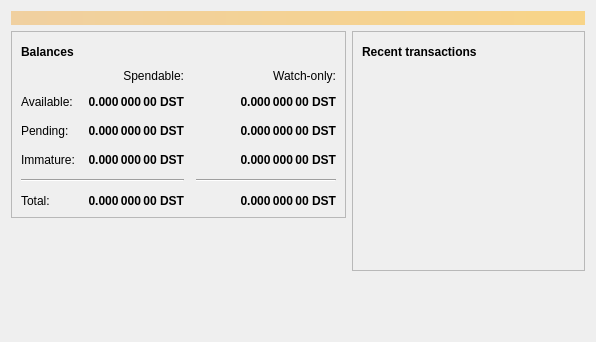
<?xml version="1.0" encoding="UTF-8"?>
<ui version="4.0">
 <class>OverviewPage</class>
 <widget class="QWidget" name="OverviewPage">
  <property name="geometry">
   <rect>
    <x>0</x>
    <y>0</y>
    <width>596</width>
    <height>342</height>
   </rect>
  </property>
  <property name="windowTitle">
   <string>Form</string>
  </property>
  <layout class="QVBoxLayout" name="topLayout">
   <item>
    <widget class="QLabel" name="labelAlerts">
     <property name="visible">
      <bool>false</bool>
     </property>
     <property name="styleSheet">
      <string notr="true">background-color: qlineargradient(x1: 0, y1: 0, x2: 1, y2: 0, stop:0 #F0D0A0, stop:1 #F8D488); color:#000000;</string>
     </property>
     <property name="wordWrap">
      <bool>true</bool>
     </property>
     <property name="margin">
      <number>3</number>
     </property>
    </widget>
   </item>
   <item>
    <layout class="QHBoxLayout" name="horizontalLayout" stretch="1,1">
     <item>
      <layout class="QVBoxLayout" name="verticalLayout_2">
       <item>
        <widget class="QFrame" name="frame">
         <property name="frameShape">
          <enum>QFrame::StyledPanel</enum>
         </property>
         <property name="frameShadow">
          <enum>QFrame::Raised</enum>
         </property>
         <layout class="QVBoxLayout" name="verticalLayout_4">
          <item>
           <layout class="QHBoxLayout" name="horizontalLayout_4">
            <item>
             <widget class="QLabel" name="label_5">
              <property name="font">
               <font>
                <weight>75</weight>
                <bold>true</bold>
               </font>
              </property>
              <property name="text">
               <string>Balances</string>
              </property>
             </widget>
            </item>
            <item>
             <widget class="QPushButton" name="labelWalletStatus">
              <property name="enabled">
               <bool>false</bool>
              </property>
              <property name="maximumSize">
               <size>
                <width>30</width>
                <height>16777215</height>
               </size>
              </property>
              <property name="toolTip">
               <string>The displayed information may be out of date. Your wallet automatically synchronizes with the Stardust network after a connection is established, but this process has not completed yet.</string>
              </property>
              <property name="text">
               <string/>
              </property>
              <property name="icon">
               <iconset resource="../stardust.qrc">
                <normaloff>:/icons/warning</normaloff>
                <disabledoff>:/icons/warning</disabledoff>:/icons/warning</iconset>
              </property>
              <property name="iconSize">
               <size>
                <width>24</width>
                <height>24</height>
               </size>
              </property>
              <property name="flat">
               <bool>true</bool>
              </property>
             </widget>
            </item>
            <item>
             <spacer name="horizontalSpacer_3">
              <property name="orientation">
               <enum>Qt::Horizontal</enum>
              </property>
              <property name="sizeHint" stdset="0">
               <size>
                <width>40</width>
                <height>20</height>
               </size>
              </property>
             </spacer>
            </item>
           </layout>
          </item>
          <item>
           <layout class="QGridLayout" name="gridLayout">
            <property name="spacing">
             <number>12</number>
            </property>
            <item row="2" column="2">
             <widget class="QLabel" name="labelWatchPending">
              <property name="font">
               <font>
                <weight>75</weight>
                <bold>true</bold>
               </font>
              </property>
              <property name="cursor">
               <cursorShape>IBeamCursor</cursorShape>
              </property>
              <property name="toolTip">
               <string>Unconfirmed transactions to watch-only addresses</string>
              </property>
              <property name="text">
               <string notr="true">0.000 000 00 DST</string>
              </property>
              <property name="alignment">
               <set>Qt::AlignRight|Qt::AlignTrailing|Qt::AlignVCenter</set>
              </property>
              <property name="textInteractionFlags">
               <set>Qt::LinksAccessibleByMouse|Qt::TextSelectableByKeyboard|Qt::TextSelectableByMouse</set>
              </property>
             </widget>
            </item>
            <item row="2" column="1">
             <widget class="QLabel" name="labelUnconfirmed">
              <property name="font">
               <font>
                <weight>75</weight>
                <bold>true</bold>
               </font>
              </property>
              <property name="cursor">
               <cursorShape>IBeamCursor</cursorShape>
              </property>
              <property name="toolTip">
               <string>Total of transactions that have yet to be confirmed, and do not yet count toward the spendable balance</string>
              </property>
              <property name="text">
               <string notr="true">0.000 000 00 DST</string>
              </property>
              <property name="alignment">
               <set>Qt::AlignRight|Qt::AlignTrailing|Qt::AlignVCenter</set>
              </property>
              <property name="textInteractionFlags">
               <set>Qt::LinksAccessibleByMouse|Qt::TextSelectableByKeyboard|Qt::TextSelectableByMouse</set>
              </property>
             </widget>
            </item>
            <item row="3" column="2">
             <widget class="QLabel" name="labelWatchImmature">
              <property name="font">
               <font>
                <weight>75</weight>
                <bold>true</bold>
               </font>
              </property>
              <property name="cursor">
               <cursorShape>IBeamCursor</cursorShape>
              </property>
              <property name="toolTip">
               <string>Mined balance in watch-only addresses that has not yet matured</string>
              </property>
              <property name="text">
               <string notr="true">0.000 000 00 DST</string>
              </property>
              <property name="alignment">
               <set>Qt::AlignRight|Qt::AlignTrailing|Qt::AlignVCenter</set>
              </property>
              <property name="textInteractionFlags">
               <set>Qt::LinksAccessibleByMouse|Qt::TextSelectableByKeyboard|Qt::TextSelectableByMouse</set>
              </property>
             </widget>
            </item>
            <item row="4" column="0" colspan="2">
             <widget class="Line" name="line">
              <property name="orientation">
               <enum>Qt::Horizontal</enum>
              </property>
             </widget>
            </item>
            <item row="4" column="2">
             <widget class="Line" name="lineWatchBalance">
              <property name="sizePolicy">
               <sizepolicy hsizetype="Preferred" vsizetype="Fixed">
                <horstretch>0</horstretch>
                <verstretch>0</verstretch>
               </sizepolicy>
              </property>
              <property name="minimumSize">
               <size>
                <width>140</width>
                <height>0</height>
               </size>
              </property>
              <property name="orientation">
               <enum>Qt::Horizontal</enum>
              </property>
             </widget>
            </item>
            <item row="5" column="0">
             <widget class="QLabel" name="labelTotalText">
              <property name="text">
               <string>Total:</string>
              </property>
             </widget>
            </item>
            <item row="3" column="1">
             <widget class="QLabel" name="labelImmature">
              <property name="font">
               <font>
                <weight>75</weight>
                <bold>true</bold>
               </font>
              </property>
              <property name="cursor">
               <cursorShape>IBeamCursor</cursorShape>
              </property>
              <property name="toolTip">
               <string>Mined balance that has not yet matured</string>
              </property>
              <property name="text">
               <string notr="true">0.000 000 00 DST</string>
              </property>
              <property name="alignment">
               <set>Qt::AlignRight|Qt::AlignTrailing|Qt::AlignVCenter</set>
              </property>
              <property name="textInteractionFlags">
               <set>Qt::LinksAccessibleByMouse|Qt::TextSelectableByKeyboard|Qt::TextSelectableByMouse</set>
              </property>
             </widget>
            </item>
            <item row="2" column="3">
             <spacer name="horizontalSpacer_2">
              <property name="orientation">
               <enum>Qt::Horizontal</enum>
              </property>
              <property name="sizeHint" stdset="0">
               <size>
                <width>40</width>
                <height>20</height>
               </size>
              </property>
             </spacer>
            </item>
            <item row="3" column="0">
             <widget class="QLabel" name="labelImmatureText">
              <property name="text">
               <string>Immature:</string>
              </property>
             </widget>
            </item>
            <item row="5" column="1">
             <widget class="QLabel" name="labelTotal">
              <property name="font">
               <font>
                <weight>75</weight>
                <bold>true</bold>
               </font>
              </property>
              <property name="cursor">
               <cursorShape>IBeamCursor</cursorShape>
              </property>
              <property name="toolTip">
               <string>Your current total balance</string>
              </property>
              <property name="text">
               <string notr="true">0.000 000 00 DST</string>
              </property>
              <property name="alignment">
               <set>Qt::AlignRight|Qt::AlignTrailing|Qt::AlignVCenter</set>
              </property>
              <property name="textInteractionFlags">
               <set>Qt::LinksAccessibleByMouse|Qt::TextSelectableByKeyboard|Qt::TextSelectableByMouse</set>
              </property>
             </widget>
            </item>
            <item row="5" column="2">
             <widget class="QLabel" name="labelWatchTotal">
              <property name="font">
               <font>
                <weight>75</weight>
                <bold>true</bold>
               </font>
              </property>
              <property name="cursor">
               <cursorShape>IBeamCursor</cursorShape>
              </property>
              <property name="toolTip">
               <string>Current total balance in watch-only addresses</string>
              </property>
              <property name="text">
               <string notr="true">0.000 000 00 DST</string>
              </property>
              <property name="alignment">
               <set>Qt::AlignRight|Qt::AlignTrailing|Qt::AlignVCenter</set>
              </property>
              <property name="textInteractionFlags">
               <set>Qt::LinksAccessibleByMouse|Qt::TextSelectableByKeyboard|Qt::TextSelectableByMouse</set>
              </property>
             </widget>
            </item>
            <item row="0" column="2">
             <widget class="QLabel" name="labelWatchonly">
              <property name="text">
               <string>Watch-only:</string>
              </property>
              <property name="alignment">
               <set>Qt::AlignRight|Qt::AlignTrailing|Qt::AlignVCenter</set>
              </property>
             </widget>
            </item>
            <item row="1" column="0">
             <widget class="QLabel" name="labelBalanceText">
              <property name="text">
               <string>Available:</string>
              </property>
             </widget>
            </item>
            <item row="1" column="1">
             <widget class="QLabel" name="labelBalance">
              <property name="font">
               <font>
                <weight>75</weight>
                <bold>true</bold>
               </font>
              </property>
              <property name="cursor">
               <cursorShape>IBeamCursor</cursorShape>
              </property>
              <property name="toolTip">
               <string>Your current spendable balance</string>
              </property>
              <property name="text">
               <string notr="true">0.000 000 00 DST</string>
              </property>
              <property name="alignment">
               <set>Qt::AlignRight|Qt::AlignTrailing|Qt::AlignVCenter</set>
              </property>
              <property name="textInteractionFlags">
               <set>Qt::LinksAccessibleByMouse|Qt::TextSelectableByKeyboard|Qt::TextSelectableByMouse</set>
              </property>
             </widget>
            </item>
            <item row="1" column="2">
             <widget class="QLabel" name="labelWatchAvailable">
              <property name="font">
               <font>
                <weight>75</weight>
                <bold>true</bold>
               </font>
              </property>
              <property name="cursor">
               <cursorShape>IBeamCursor</cursorShape>
              </property>
              <property name="toolTip">
               <string>Your current balance in watch-only addresses</string>
              </property>
              <property name="text">
               <string notr="true">0.000 000 00 DST</string>
              </property>
              <property name="alignment">
               <set>Qt::AlignRight|Qt::AlignTrailing|Qt::AlignVCenter</set>
              </property>
              <property name="textInteractionFlags">
               <set>Qt::LinksAccessibleByMouse|Qt::TextSelectableByKeyboard|Qt::TextSelectableByMouse</set>
              </property>
             </widget>
            </item>
            <item row="2" column="0">
             <widget class="QLabel" name="labelPendingText">
              <property name="text">
               <string>Pending:</string>
              </property>
             </widget>
            </item>
            <item row="0" column="1">
             <widget class="QLabel" name="labelSpendable">
              <property name="text">
               <string>Spendable:</string>
              </property>
              <property name="alignment">
               <set>Qt::AlignRight|Qt::AlignTrailing|Qt::AlignVCenter</set>
              </property>
             </widget>
            </item>
           </layout>
          </item>
         </layout>
        </widget>
       </item>
       <item>
        <spacer name="verticalSpacer">
         <property name="orientation">
          <enum>Qt::Vertical</enum>
         </property>
         <property name="sizeHint" stdset="0">
          <size>
           <width>20</width>
           <height>40</height>
          </size>
         </property>
        </spacer>
       </item>
      </layout>
     </item>
     <item>
      <layout class="QVBoxLayout" name="verticalLayout_3">
       <item>
        <widget class="QFrame" name="frame_2">
         <property name="frameShape">
          <enum>QFrame::StyledPanel</enum>
         </property>
         <property name="frameShadow">
          <enum>QFrame::Raised</enum>
         </property>
         <layout class="QVBoxLayout" name="verticalLayout">
          <item>
           <layout class="QHBoxLayout" name="horizontalLayout_2">
            <item>
             <widget class="QLabel" name="label_4">
              <property name="font">
               <font>
                <weight>75</weight>
                <bold>true</bold>
               </font>
              </property>
              <property name="text">
               <string>Recent transactions</string>
              </property>
             </widget>
            </item>
            <item>
             <widget class="QPushButton" name="labelTransactionsStatus">
              <property name="enabled">
               <bool>false</bool>
              </property>
              <property name="maximumSize">
               <size>
                <width>30</width>
                <height>16777215</height>
               </size>
              </property>
              <property name="toolTip">
               <string>The displayed information may be out of date. Your wallet automatically synchronizes with the Stardust network after a connection is established, but this process has not completed yet.</string>
              </property>
              <property name="text">
               <string/>
              </property>
              <property name="icon">
               <iconset resource="../stardust.qrc">
                <normaloff>:/icons/warning</normaloff>
                <disabledoff>:/icons/warning</disabledoff>:/icons/warning</iconset>
              </property>
              <property name="iconSize">
               <size>
                <width>24</width>
                <height>24</height>
               </size>
              </property>
              <property name="flat">
               <bool>true</bool>
              </property>
             </widget>
            </item>
            <item>
             <spacer name="horizontalSpacer">
              <property name="orientation">
               <enum>Qt::Horizontal</enum>
              </property>
              <property name="sizeHint" stdset="0">
               <size>
                <width>40</width>
                <height>20</height>
               </size>
              </property>
             </spacer>
            </item>
           </layout>
          </item>
          <item>
           <widget class="QListView" name="listTransactions">
            <property name="styleSheet">
             <string notr="true">QListView { background: transparent; }</string>
            </property>
            <property name="frameShape">
             <enum>QFrame::NoFrame</enum>
            </property>
            <property name="verticalScrollBarPolicy">
             <enum>Qt::ScrollBarAlwaysOff</enum>
            </property>
            <property name="horizontalScrollBarPolicy">
             <enum>Qt::ScrollBarAlwaysOff</enum>
            </property>
            <property name="selectionMode">
             <enum>QAbstractItemView::NoSelection</enum>
            </property>
           </widget>
          </item>
         </layout>
        </widget>
       </item>
       <item>
        <spacer name="verticalSpacer_2">
         <property name="orientation">
          <enum>Qt::Vertical</enum>
         </property>
         <property name="sizeHint" stdset="0">
          <size>
           <width>20</width>
           <height>40</height>
          </size>
         </property>
        </spacer>
       </item>
      </layout>
     </item>
    </layout>
   </item>
  </layout>
 </widget>
 <resources/>
 <connections/>
</ui>
